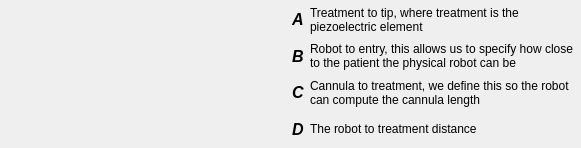
<?xml version="1.0" encoding="UTF-8"?>
<ui version="4.0">
  <class>qSlicerWorkspaceVisualizationProbeSpecsHelpWidget</class>
  <widget class="QWidget" name="qSlicerWorkspaceVisualizationProbeSpecsHelpWidget">
    <property name="geometry">
      <rect>
        <x>0</x>
        <y>0</y>
        <width>581</width>
        <height>148</height>
      </rect>
    </property>
    <property name="windowTitle">
      <string>Probe Specifications Help</string>
    </property>
    <layout class="QVBoxLayout" name="ProbeSpecsHelpVerticalLayout">
      <property name="leftMargin">
        <number>0</number>
      </property>
      <property name="topMargin">
        <number>0</number>
      </property>
      <property name="rightMargin">
        <number>0</number>
      </property>
      <property name="bottomMargin">
        <number>0</number>
      </property>
      <item>
        <layout class="QGridLayout" name="ProbeSpecsHelpGridLayout">
          <item row="0" column="1">
            <widget class="QLabel" name="ProbeSpecsHelp_ABD_Label">
              <property name="sizePolicy">
                <sizepolicy hsizetype="Preferred" vsizetype="Preferred">
                  <horstretch>0</horstretch>
                  <verstretch>0</verstretch>
                </sizepolicy>
              </property>
              <property name="minimumSize">
                <size>
                  <width>140</width>
                  <height>140</height>
                </size>
              </property>
              <property name="maximumSize">
                <size>
                  <width>140</width>
                  <height>140</height>
                </size>
              </property>
              <property name="pixmap">
                <pixmap resource="../qSlicerWorkspaceVisualizationModule.qrc">:/Icons/probe_specs_2.jpg</pixmap>
              </property>
              <property name="scaledContents">
                <bool>true</bool>
              </property>
            </widget>
          </item>
          <item row="0" column="2">
            <layout class="QGridLayout" name="ProbeSpecsHelpDefGridLayout">
              <item row="0" column="0">
                <widget class="QLabel" name="A_Label">
                  <property name="sizePolicy">
                    <sizepolicy hsizetype="Minimum" vsizetype="Preferred">
                      <horstretch>0</horstretch>
                      <verstretch>0</verstretch>
                    </sizepolicy>
                  </property>
                  <property name="font">
                    <font>
                      <pointsize>12</pointsize>
                      <weight>75</weight>
                      <italic>true</italic>
                      <bold>true</bold>
                    </font>
                  </property>
                  <property name="text">
                    <string>A</string>
                  </property>
                  <property name="textFormat">
                    <enum>Qt::AutoText</enum>
                  </property>
                </widget>
              </item>
              <item row="0" column="1">
                <widget class="QLabel" name="ADef_Label">
                  <property name="sizePolicy">
                    <sizepolicy hsizetype="Expanding" vsizetype="Preferred">
                      <horstretch>0</horstretch>
                      <verstretch>0</verstretch>
                    </sizepolicy>
                  </property>
                  <property name="text">
                    <string>Treatment to tip, where treatment is the piezoelectric element</string>
                  </property>
                  <property name="wordWrap">
                    <bool>true</bool>
                  </property>
                  <property name="margin">
                    <number>0</number>
                  </property>
                  <property name="indent">
                    <number>0</number>
                  </property>
                </widget>
              </item>
              <item row="1" column="0">
                <widget class="QLabel" name="B_Label">
                  <property name="sizePolicy">
                    <sizepolicy hsizetype="Minimum" vsizetype="Preferred">
                      <horstretch>0</horstretch>
                      <verstretch>0</verstretch>
                    </sizepolicy>
                  </property>
                  <property name="font">
                    <font>
                      <pointsize>12</pointsize>
                      <weight>75</weight>
                      <italic>true</italic>
                      <bold>true</bold>
                    </font>
                  </property>
                  <property name="text">
                    <string>B</string>
                  </property>
                  <property name="textFormat">
                    <enum>Qt::AutoText</enum>
                  </property>
                </widget>
              </item>
              <item row="1" column="1">
                <widget class="QLabel" name="BDef_Label">
                  <property name="sizePolicy">
                    <sizepolicy hsizetype="Expanding" vsizetype="Preferred">
                      <horstretch>0</horstretch>
                      <verstretch>0</verstretch>
                    </sizepolicy>
                  </property>
                  <property name="text">
                    <string>Robot to entry, this allows us to specify how close to the patient the physical robot can be</string>
                  </property>
                  <property name="wordWrap">
                    <bool>true</bool>
                  </property>
                  <property name="margin">
                    <number>0</number>
                  </property>
                  <property name="indent">
                    <number>0</number>
                  </property>
                </widget>
              </item>
              <item row="2" column="0">
                <widget class="QLabel" name="C_Label">
                  <property name="sizePolicy">
                    <sizepolicy hsizetype="Minimum" vsizetype="Preferred">
                      <horstretch>0</horstretch>
                      <verstretch>0</verstretch>
                    </sizepolicy>
                  </property>
                  <property name="font">
                    <font>
                      <pointsize>12</pointsize>
                      <weight>75</weight>
                      <italic>true</italic>
                      <bold>true</bold>
                    </font>
                  </property>
                  <property name="text">
                    <string>C</string>
                  </property>
                  <property name="textFormat">
                    <enum>Qt::AutoText</enum>
                  </property>
                </widget>
              </item>
              <item row="2" column="1">
                <widget class="QLabel" name="CDef_Label">
                  <property name="sizePolicy">
                    <sizepolicy hsizetype="Expanding" vsizetype="Preferred">
                      <horstretch>0</horstretch>
                      <verstretch>0</verstretch>
                    </sizepolicy>
                  </property>
                  <property name="text">
                    <string>Cannula to treatment, we define this so the robot can compute the cannula length</string>
                  </property>
                  <property name="wordWrap">
                    <bool>true</bool>
                  </property>
                  <property name="margin">
                    <number>0</number>
                  </property>
                  <property name="indent">
                    <number>0</number>
                  </property>
                </widget>
              </item>
              <item row="3" column="0">
                <widget class="QLabel" name="D_Label">
                  <property name="sizePolicy">
                    <sizepolicy hsizetype="Minimum" vsizetype="Preferred">
                      <horstretch>0</horstretch>
                      <verstretch>0</verstretch>
                    </sizepolicy>
                  </property>
                  <property name="font">
                    <font>
                      <pointsize>12</pointsize>
                      <weight>75</weight>
                      <italic>true</italic>
                      <bold>true</bold>
                    </font>
                  </property>
                  <property name="text">
                    <string>D</string>
                  </property>
                  <property name="textFormat">
                    <enum>Qt::AutoText</enum>
                  </property>
                </widget>
              </item>
              <item row="3" column="1">
                <widget class="QLabel" name="DDef_Label">
                  <property name="sizePolicy">
                    <sizepolicy hsizetype="Expanding" vsizetype="Preferred">
                      <horstretch>0</horstretch>
                      <verstretch>0</verstretch>
                    </sizepolicy>
                  </property>
                  <property name="text">
                    <string>The robot to treatment distance</string>
                  </property>
                  <property name="wordWrap">
                    <bool>true</bool>
                  </property>
                  <property name="margin">
                    <number>0</number>
                  </property>
                  <property name="indent">
                    <number>0</number>
                  </property>
                </widget>
              </item>
            </layout>
          </item>
          <item row="0" column="0">
            <widget class="QLabel" name="ProbeSpecsHelp_C_Label">
              <property name="sizePolicy">
                <sizepolicy hsizetype="Fixed" vsizetype="Fixed">
                  <horstretch>0</horstretch>
                  <verstretch>0</verstretch>
                </sizepolicy>
              </property>
              <property name="minimumSize">
                <size>
                  <width>140</width>
                  <height>140</height>
                </size>
              </property>
              <property name="maximumSize">
                <size>
                  <width>140</width>
                  <height>140</height>
                </size>
              </property>
              <property name="pixmap">
                <pixmap resource="../qSlicerWorkspaceVisualizationModule.qrc">:/Icons/probe_specs_1.jpg</pixmap>
              </property>
              <property name="scaledContents">
                <bool>true</bool>
              </property>
            </widget>
          </item>
        </layout>
      </item>
    </layout>
  </widget>
  <resources>
    <include location="../qSlicerWorkspaceVisualizationModule.qrc"/>
  </resources>
  <connections/>
</ui>
